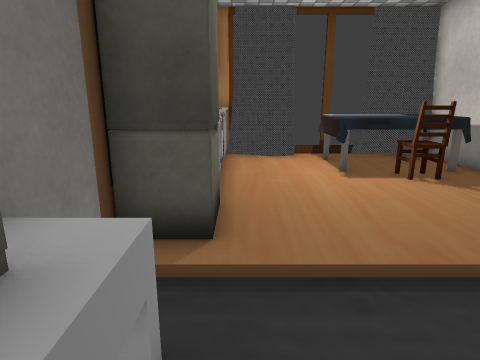
view 1 (above)

12 first-person views from a walk through a 3-D level made in the Unity game engine. The camera is 1.2 m above the floor, tilts 14° down and sees 75° across. The floor is counted in squares, 0.5 m on a side. Each view is taken from the middle of a square. On the plan, view 1 faces up. The plan holds only what a view shows up to about 19 squares ahead; the rest is blank. The place goes on beyond the plan. The player character is not drawn. Some animated figures are not drawn. Some surface patterns are stand-ins.

view 2
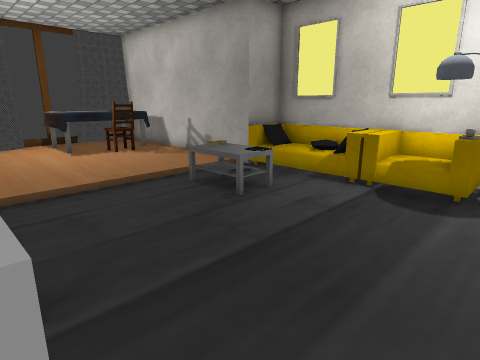

view 3
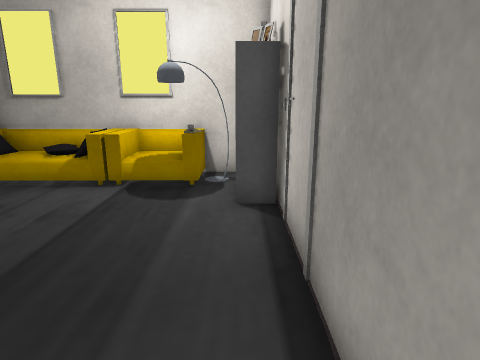

view 4
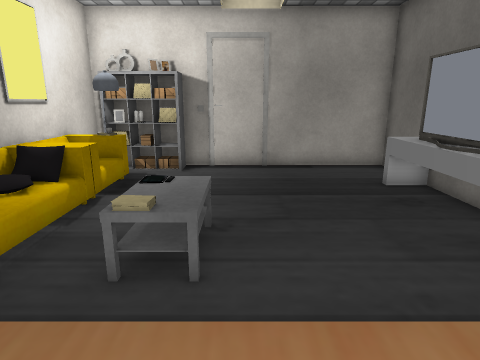

view 5
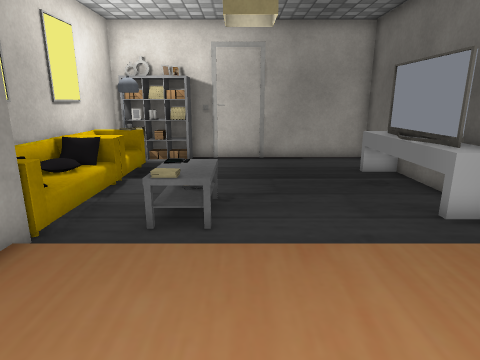

view 6
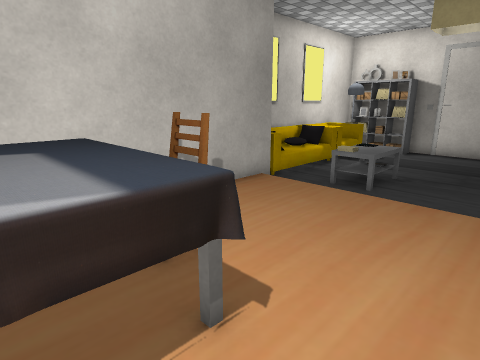

view 7
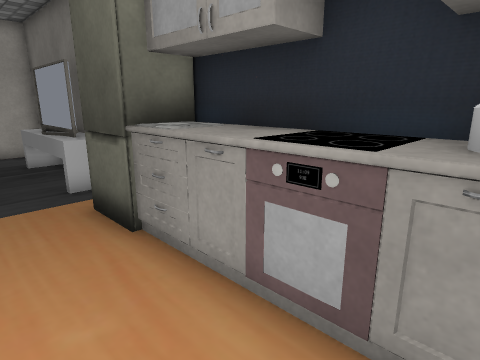

view 8
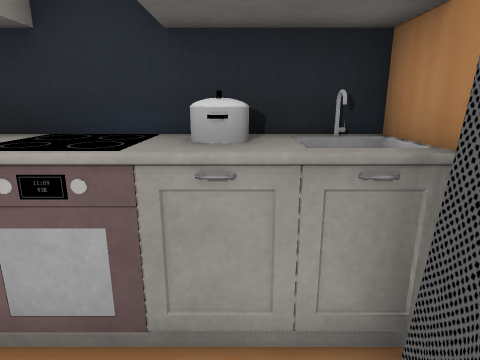

view 9
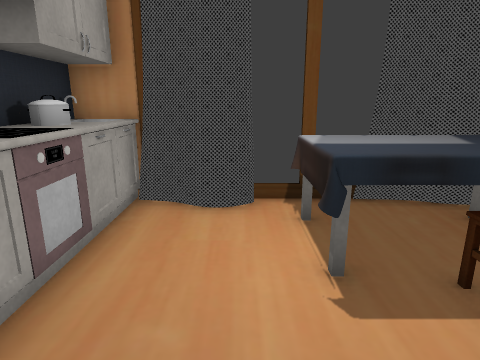

view 10
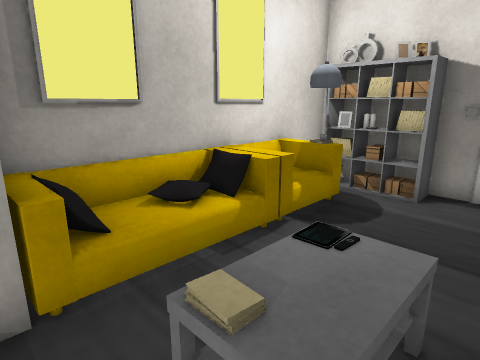

view 11
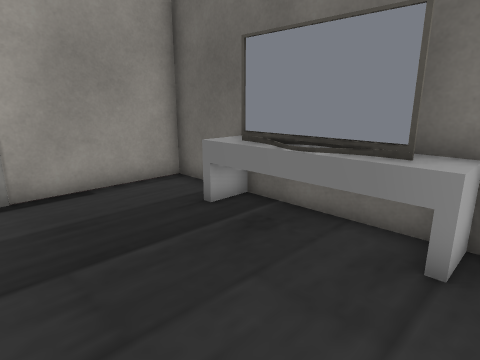

view 12
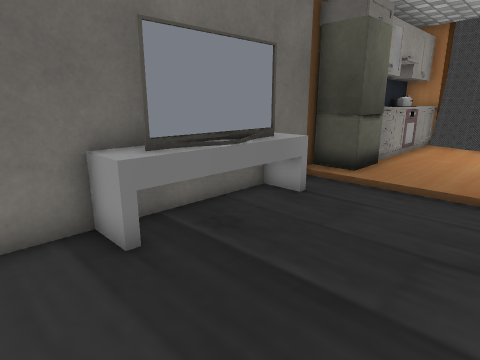

### Floor plan
Key: @ floor where view 1 was taken; # wall or solid block; . floor; / step, stairs or slope; = window, fence, low wall or low ledge; ^ raised ledge; C chair; T TV; L lamp; B box; P pot; O other object.
Columns run from 2 left of view 1 to 10 right of it. Each row starts with its distance up from view 1.
 14 ###########
 13 #^=###...##
 12 #P=..=====#
 11 ##=...OOO=#
 10 #^=..=#O==#
  9 ##=....OC.#
  8 ##=.......#
  7  ##.......#
  6  ##.......#
  5 ###.......#
  4 #.........###
  3 #......//.=##
  2 #O.....O/.O #
  1 OT.....O=.OO#
  0 OT@.......OO#
 -1 OT........OO#
 -2 OT........OO#
 -3 #O........L##
 -4 #.........###
 -5 #.......#B###
 -6 #############

Positions as (right, up) in squares from view 1, and headings:
1: (0, 0), facing up
2: (-1, -5), facing up-right
3: (-1, -5), facing right
4: (4, 7), facing down
5: (4, 9), facing down
6: (1, 12), facing down-right
7: (2, 12), facing down-left
8: (2, 12), facing left
9: (2, 6), facing up
10: (4, 4), facing down-right
11: (4, 3), facing down-left
12: (4, -5), facing up-left
